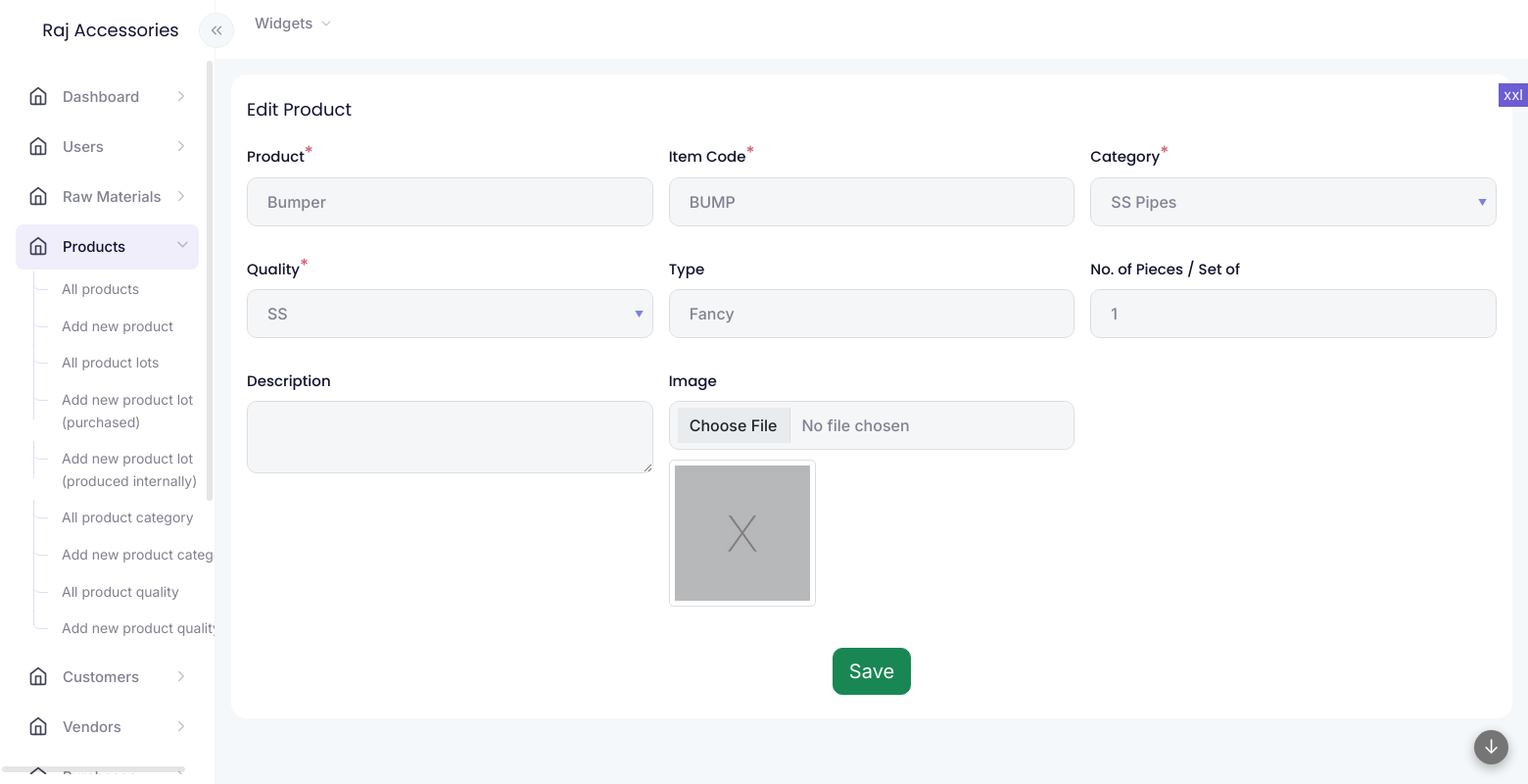
The app's page /modules/products/product-form.php?id=15 (signed in) with its own data.
### tables this page shows
CREATE TABLE IF NOT EXISTS `products` (
  `id` int NOT NULL AUTO_INCREMENT,
  `product` varchar(255) NOT NULL,
  `code` varchar(100) NOT NULL,
  `description` text NOT NULL,
  `category` varchar(200) DEFAULT NULL,
  `image` int NOT NULL,
  `quality` varchar(200) DEFAULT NULL,
  `type` varchar(255) DEFAULT NULL,
  `pieces` int DEFAULT NULL,
  `auth_user` int NOT NULL,
  `updated` int NOT NULL,
  `created` varchar(35) DEFAULT NULL,
  PRIMARY KEY (`id`)
);

### lib/functions.php (the view, shortened to what this page needs)
<?php
function get_data($table, $query, $cols, $order = '', $limit = '')
{
    global $conn;
    if (is_numeric($query)) {
        $where = "id='" . $query . "'";
        $singlearr = true;
    } else {
        $where = $query;
        $singlearr = false;
    }
    $condition = ' ' . $where . ' ';
    $ret = [];
    $sql =
        ' SELECT ' .
        $cols .
        ' FROM ' .
        $table .
        ' ' .
        $condition .
        ' ' .
        $order .
        ' ' .
        $limit .
        ' ';
    $querystr = $conn->query($sql);
    $totrows = mysqli_num_rows($querystr);
    if ($totrows > 0) {
        $inc = 0;
        while ($result = mysqli_fetch_object($querystr)) {
            foreach ($result as $key => $value) {
                if ($singlearr) {
                    $ret[$key] = $value;
                } else {
                    $ret[$inc][$key] = $value;
                }
            }
            $inc = $inc + 1;
        }
    }
    return $ret;
}
function get_value($data, $key)
{
    if (isset($data[$key]) && is_array($data)) {
        return $data[$key];
    } else {
        return '';
    }
}
function select_attribute_options($arr, $sel)
{
    $ret = "<option value=''></option>";
    foreach ($arr as $key => $value) {
        $selected = '';
        if (is_array($sel)) {
            if (in_array($key, $sel)) {
                $selected = 'selected';
            }
        } else {
            if ($key == $sel) {
                $selected = 'selected';
            }
        }
        $ret .= "<option value='" . $key . "' " . $selected . " data-color='" . $value["color"] . "'>" . $value["attribute"] . "</option>";
    }
    return $ret;
}
function get_attributes_arr($cat)
{
    $colors = [
        'accent1',
        'accent2',
        'accent3',
        'warning',
        'info',
        'primary',
        'success',
        'danger'
    ];
    $arr = [];
    if ($cat != "") {
        $fetch_arr = fetch_data(["table" => "attributes", "columns" => "id, color, attribute, code", "condition" => " category = '" . $cat . "' AND active = 'yes' ", "order" => "attribute ASC", "limit" => ""]);
        foreach ($fetch_arr as $lk => $lv) {
            if ($lv["color"] == NULL || $lv["color"] == "") {
                $lv["color"] = $color = $colors[$lv["id"] % count($colors)];
            }
            $arr[$lv["id"]] = $lv;
        }
    }
    return $arr;
}

### common/functions.php (shortened to what this page needs)
<?php
function widget_start($title = "", $class = "", $widget_title_class = "", $widget_wrapper_class = "", $options = "", $widget_options_class = "")
{
    echo '<div class="widgetwrapper col d-flex align-items-start  px-2 py-0 ' . $class . ' ">
 <div class="widget container-fluid py-4 px-3 overhide ' . $widget_wrapper_class . '">';
    if ($title != "") {
        echo "<div class='widget-title " . $widget_title_class . "'>";
        echo $title;
        echo "</div>";
    }
}
function widget_end()
{
    echo "</div>
 </div>";
}
?>
<?php
function form_field($vars, $data)
{
    $s = "";
    if ($vars["type"] == "submit") {
        $s = '<div class="' . $vars["class"] . '">';
        $s .= '<input type="submit" name="' . $vars["key"] . '" value="' . $vars["name"] . '" class="btn btn-success btn-lg">';
        $s .= '</div>';
    }
    else {
        $show_as_field = true;
        if ($show_as_field) {
            $parent_class = "";
            $s = '<div class="' . $vars["class"] . ' ' . $parent_class . '"><label for="' . $vars["key"] . '" class="form-label">' . $vars["name"] . '';
            $required = (isset($vars["required"]) && $vars["required"] == true) ? true : false;
            if ($required) {
                $s .= '<sup>*</sup>';
            }
            $s .= '</label>';
        }
        if ($vars["type"] == "display") {
            $s .= '<div class="form-display" name="' . $vars["key"] . '" id="' . $vars["key"] . '">'.get_value($data, $vars["key"]).'</div>';
        }
        else if ($vars["type"] == "text") {
            $s .= '<input type="text" class="form-control" name="' . $vars["key"] . '" id="' . $vars["key"] . '" value="' . get_value($data, $vars["key"]) . '" ' . ($required ? "required" : "") . '>';
            $s .= '<div class="invalid-feedback">Incorrect ' . $vars["name"] . ' value</div>';
        }
        else if ($vars["type"] == "hidden") {
            $s .= '<input type="hidden" class="form-control" name="' . $vars["key"] . '" id="' . $vars["key"] . '" value="' . get_value($data, $vars["key"]) . '" ' . '>';
        }
        else if ($vars["type"] == "textarea") {
            $s .= '<textarea class="form-control" name="' . $vars["key"] . '" id="' . $vars["key"] . '" ' . ($required ? "required" : "") . '>' . get_value($data, $vars["key"]) . '</textarea>';
            $s .= '<div class="invalid-feedback">Incorrect ' . $vars["name"] . ' value</div>';
        }
        else if ($vars["type"] == "number") {
            $maxno = "";
            $s .= '<input type="number" class="form-control" name="' . $vars["key"] . '" id="' . $vars["key"] . '" '.$maxno.' value="' . get_value($data, $vars["key"]) . '" ' . ($required ? "required" : "") . '>';
            $s .= '<div class="invalid-feedback">Incorrect ' . $vars["name"] . ' value</div>';
        }
        else if ($vars["type"] == "select-attribute") {
            $s .= '<select class="form-control" name="' . $vars["key"] . '" id="' . $vars["key"] . '" ' . ($required ? "required" : "") . '>';
            $sel = get_value($data, $vars["key"]);
            $s .= select_attribute_options($vars["attributes"], $sel);
            $s .= '</select><div class="invalid-feedback">Incorrect ' . $vars["name"] . ' value</div>';
        }
        else if ($vars["type"] == "image-file") {
            $s .= '<input type="file" class="form-control" name="' . $vars["key"] . '" id="' . $vars["key"] . '" ' . ($required ? "required" : "") . '>';
            $s .= '<div class="invalid-feedback">Invalid ' . $vars["name"] . '</div>';
            if (isset($data[$vars["key"]])) {
                if (is_array($data[$vars["key"]]) && isset($data[$vars["key"]][0])) {
                    $imgarr = $data[$vars["key"]][0];
                    $urlpath = "";
                    $fullpath = $imgarr["name"];
                    $filetype = get_filetype($imgarr["type"]);
                    if ($filetype == "image" && isset($vars["display_size"]) && $vars["display_size"] != "") {
                        $urlpath = isset($imgarr[$vars["display_size"]]) ? $imgarr[$vars["display_size"]] : $imgarr["thumb"];
                    }
                    else {
                        $urlpath = "assets/images/file/" . $filetype . ".svg";
                    }
                    if (!file_exists(ROOT_DIR . "/" . $urlpath)) {
                        $urlpath = "assets/images/file/file.svg";
                    }
                    if (file_exists(ROOT_DIR . "/" . $fullpath)) {
                        $s .= "<div class='image-file-box'><a href='" . ROOT_PATH . "/" . $fullpath . "' target='_blank'><img src='" . ROOT_PATH . "/" . $urlpath . "' class='form-imgbox'></a>";
                        $s .= "<div class='delete-this-checkbox'>
                                    <input class='form-check-input delete' name='" . $vars["key"] . "-delete' value='" . $imgarr["id"] . "' id='delete-file-" . $imgarr["id"] . "' type='checkbox'>
                                    <label class='form-check-label' for='delete-file-" . $imgarr["id"] . "'>Delete</label>
                                </div><script> $('#delete-file-" . $imgarr["id"] . "').on('change', function() {
                                $(this).closest('.image-file-box').toggleClass('mark-delete', this.checked);
                                }); </script></div>";
                    }
                    else {
                        $s .= "<img src='" . ROOT_PATH . "/assets/images/notfound.jpg' class='form-imgbox'>";
                    }
                }
            }
        }
        if ($show_as_field) {
            $s .= '</div>';
        }
    }
    return $s;
}
function module_get_data($table, $id)
{
    $data = [];
    $data['mode'] = 'new';
    if ($id != "") {
        $get = get_data($table, 'WHERE id=' . $id . '', '*');
        if (sizeof($get) > 0) {
            $data = $get[0];
        }
        $data['mode'] = 'update';
    }
    return $data;
}
function fetch_data($vars)
{
    global $conn;
    $table = $vars["table"];
    $cols = $vars["columns"];
    $order = $vars["order"];
    $limit = $vars["limit"];
    $condition = $vars["condition"];
    if ($condition != "") {
        $condition = " WHERE " . $condition;
    }
    if (trim($order) != '') {
        if (strpos($order, " DESC") !== false || strpos($order, " ASC") !== false) {
            $order = ' ORDER BY ' . trim($order) . ' ';
        } else {
            $order = ' ORDER BY ' . trim($order) . ' ASC ';
        }
    }
    $ret = [];
    $sql = ' SELECT ' . $cols . ' FROM ' . $table . ' ' . $condition . ' ' . $order . ' ' . $limit . ' ';
    $querystr = $conn->query($sql);
    $totrows = mysqli_num_rows($querystr);
    if ($totrows > 0) {
        $inc = 0;
        while ($result = mysqli_fetch_object($querystr)) {
            foreach ($result as $key => $value) {
                $ret[$inc][$key] = $value;
            }
            $inc = $inc + 1;
        }
    }
    return $ret;
}

### assets/css/variables.css (style rules this page uses)
:root { --primary-color: #6c5dd3; --accent1-color: #5dc1d3; --accent2-color: #d3845d; --accent3-color: #5dd3be; --success-color: #31a766; --warning-color: #d3be5d; --danger-color: #d35d70; --info-color: #5d97d3; --bs-primary-rgb: 108,93,211; --bs-accent1-rgb: 93,193,211; --bs-accent2-rgb: 211,132,93; --bs-accent3-rgb: 93,211,190; --bs-success-rgb: 49, 167, 102; --bs-warning-rgb: 211,190,93; --bs-danger-rgb: 211,93,112; --bs-info-rgb: 93,151,211; --primary-color-10: #f0eefb; --bg-color: #f5f8fa; --heading-color: #11142d; --large-heading-color: #323552; --heading-font: 'Poppins', sans-serif; --text-color: #808191; --text-font: 'Inter', sans-serif; --br: 16px; --lightgrey-color: #bdbdbd; --form-bg: #f5f6f8; --widget-bg-color: #ffffff; --widget-border-color: transparent; }

### assets/css/layout.css (style rules this page uses)
:root { --side-nav-width: 220px; }

### assets/css/style.css (style rules this page uses)
body { min-height: 100vh; min-height: -webkit-fill-available; }
html { height: -webkit-fill-available; }
body { min-width: 375px; font-family: var(--text-font); font-size: 15px; line-height: 1.618; -webkit-font-smoothing: antialiased; -moz-osx-font-smoothing: grayscale; color: var(--text-color); background-color: var(--bg-color); overflow: hidden; max-width: 100%; width: 100%; }
.widget-title { font-family: var(--heading-font); font-size: 18px; line-height: 1.33333; color: var(--heading-color); margin-bottom: 0px; float: left; }
.overhide { overflow: hidden; }
.widget { background-color: var(--widget-bg-color); border-radius: var(--br); border-color: var(--widget-border-color); }
.form-imgbox { height: 150px; width: auto; display: inline-block; border: 1px solid #ddd; border-radius: 5px; padding: 5px; margin: 10px 0; }

### assets/css/form.css (style rules this page uses)
.form-label sup { color: var(--danger-color); font-size: 18px; position: relative; top: -3px; }
.form-select, .form-control { border: 1px solid #dddddd; background-color: var(--form-bg); padding: 12px 20px; border-radius: 10px; color: var(--text-color); font-weight: 500; }
.form-label { font-weight: 500; color: var(--heading-color); font-family: var(--heading-font); }
.btn { border-radius: 10px; }
select.form-control { background-image: url(../images/sort_desc.png) !important; background-repeat: no-repeat; background-position: 99% 40%; }

### records on screen
products: product "Bumper", code "BUMP", type "Fancy", pieces "1"

### other values on screen
$title "Edit Product"
$vars["name"] "Product Item Code Category Quality Type No. of Pieces / Set of Description Image"
form field category "SS Pipes"
form field quality "SS"
